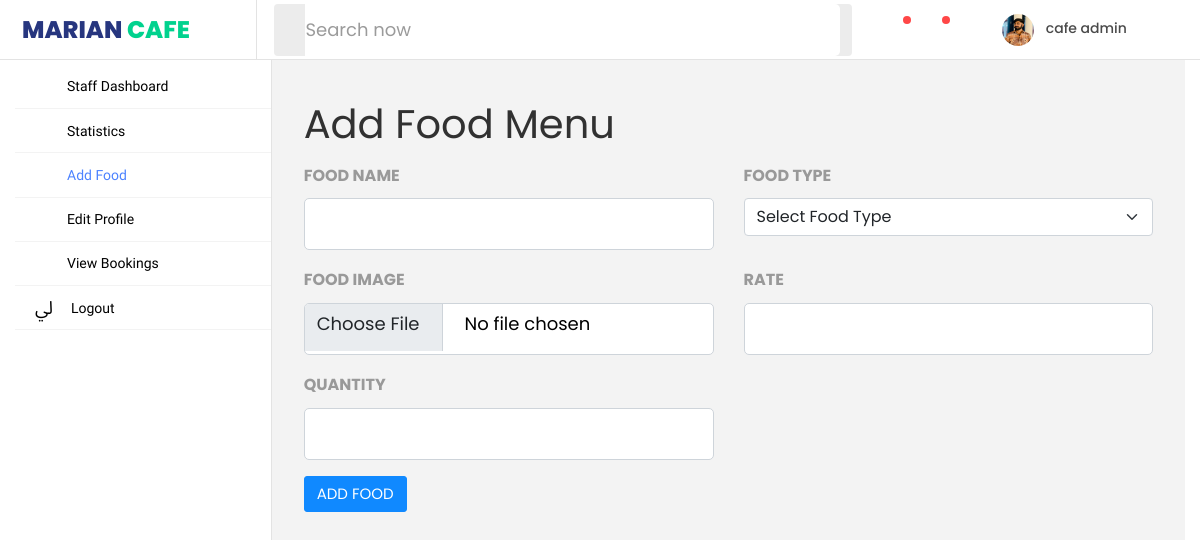
Screenshot of /add_menu (signed in) with the database file from the repository.
### cafeapp/models.py (models this page shows, shortened)
class Staff(models.Model):
    name = models.CharField(max_length=100)
    email=models.CharField(max_length=50,default='nothing')
    license = models.ImageField(upload_to='license/',default='nothing')
    password =models.CharField(max_length=18,default='nothing')
    image=models.ImageField(upload_to='drimg/',default='nothing')
    address=models.CharField(max_length=100,default='nothing')
    phone=models.IntegerField(default='1')
    status=models.CharField(max_length=20,default='Not Verified')
    is_verified = models.BooleanField('Is Verified', default=False)

### cafeapp/views.py (the view, shortened to what this page needs)
# urls.py: path('add_menu',views.add_food),
def add_food(request):
    id=request.session['id']
    user=Staff.objects.filter(id=id)
    return render(request, 'cafeapp/add_food.html',{'user':user})

### cafeapp/templates/cafeapp/add_food.html (shortened to what this page needs)
{% extends 'staff_base.html' %}
{% load static %}
{% block background %} {% endblock %}
{% block body %}
<div class="container">
  <h1>Add Food Menu</h1>
  <form method="POST" enctype="multipart/form-data">
    <div class="row">
      <div class="col-md-6 mb-3">
        <label for="name" class="form-label font-weight-bold text-uppercase">FOOD NAME</label>
        <input type="text" class="form-control" id="name" name="name" required
               pattern="[a-zA-Z0-9\s]{2,100}" title="Please enter a valid food name. (2-100 alphanumeric characters)">
      </div>
      <div class="col-md-6 mb-3">
        <label for="ftype" class="form-label font-weight-bold text-uppercase">FOOD TYPE</label>
        <select class="form-select" id="ftype" name="ftype" required>
          <option value="">Select Food Type</option>
        </select>
      </div>
    </div>
    <div class="row">
      <div class="col-md-6 mb-3">
        <label for="image" class="form-label font-weight-bold text-uppercase">FOOD IMAGE</label>
        <input type="file" class="form-control" id="image" name="image" accept="image/*" required>
      </div>
      <div class="col-md-6 mb-3">
        <label for="rate" class="form-label font-weight-bold text-uppercase">RATE</label>
        <input type="number" class="form-control" id="rate" name="rate" required
               pattern="[0-9]+" title="Please enter a valid rate. (Only digits)">
      </div>
    </div>
    <div class="row">
      <div class="col-md-6 mb-3">
        <label for="quantity" class="form-label font-weight-bold text-uppercase">QUANTITY</label>
        <input type="number" class="form-control" id="quantity" name="quantity" required
               pattern="[0-9]+" title="Please enter a valid quantity. (Only digits)">
      </div>
    </div>
    <div class="row">
      <div class="col-12">
        <button type="submit" class="btn btn-primary">ADD FOOD</button>
      </div>
    </div>
  </form>
</div>
{% endblock %}

### cafeapp/templates/staff_base.html (shortened to what this page needs)
{% load static %}
<!DOCTYPE html>
<html lang="en">
<head>
{% include 'include/head.html' %}
</head>
<body {% block background %}{% endblock %}>
    <nav class="navbar col-lg-12 col-12 p-0 fixed-top d-flex flex-row">
      <div class="navbar-brand-wrapper d-flex justify-content-center">
        <div class="navbar-brand-inner-wrapper d-flex justify-content-between align-items-center w-100">
          <a class="navbar-brand" href="/staff_home">MARIAN <span>CAFE</span></a>
          <button class="navbar-toggler navbar-toggler align-self-center" type="button" data-toggle="minimize">
            <span class="mdi mdi-sort-variant"></span>
          </button>
        </div>
      </div>
      <div class="navbar-menu-wrapper d-flex align-items-center justify-content-end">
        <ul class="navbar-nav mr-lg-4 w-100">
          <li class="nav-item nav-search d-none d-lg-block w-100">
            <div class="input-group">
              <div class="input-group-prepend">
                <span class="input-group-text" id="search">
                  <i class="mdi mdi-magnify"></i>
                </span>
              </div>
              <input type="text" class="form-control" placeholder="Search now" aria-label="search" aria-describedby="search">
            </div>
          </li>
        </ul>
        <ul class="navbar-nav navbar-nav-right">
          <li class="nav-item dropdown me-1">
            <a class="nav-link count-indicator dropdown-toggle d-flex justify-content-center align-items-center" id="messageDropdown" href="#" data-bs-toggle="dropdown">
              <i class="mdi mdi-message-text mx-0"></i>
              <span class="count"></span>
            </a>
          <li class="nav-item dropdown me-4">
            <a class="nav-link count-indicator dropdown-toggle d-flex align-items-center justify-content-center notification-dropdown" id="notificationDropdown" href="#" data-bs-toggle="dropdown">
              <i class="mdi mdi-bell mx-0"></i>
              <span class="count"></span>
            </a>
          </li>{% for i in user %}
          <li class="nav-item nav-profile dropdown">
            <a class="nav-link dropdown-toggle" href="#" data-bs-toggle="dropdown" id="profileDropdown">
              <img src="{{i.image.url}}" alt="profile"/>
              <span class="nav-profile-name">{{i.name}}</span>
            </a>{% endfor %}
          </li>
        </ul>
      </div>
    </nav>
    <div class="container-fluid page-body-wrapper">
      <nav class="sidebar sidebar-offcanvas" id="sidebar">
        <ul class="nav">
          <li class="nav-item">
            <a class="nav-link" href="/staff_home">
              <i class="mdi mdi-home menu-icon"></i>
              <span class="menu-title">Staff Dashboard</span>
            </a>
          </li>
          <li class="nav-item">
            <a class="nav-link" href="/statastics">
              <i class="mdi mdi-chart-pie menu-icon"></i>
              <span class="menu-title">Statistics</span>
            </a>
          </li>
          <li class="nav-item">
            <a class="nav-link" href="/add_menu">
              <i class="mdi mdi-view-headline menu-icon"></i>
              <span class="menu-title">Add Food</span>
            </a>
          </li>
          <li class="nav-item">
            <a class="nav-link" href="/edit-staff">
              <i class="mdi mdi-chart-pie menu-icon"></i>
              <span class="menu-title">Edit Profile</span>
            </a>
          </li>
          <li class="nav-item">
            <a class="nav-link" href="/viewbookings">
              <i class="mdi mdi-grid-large menu-icon"></i>
              <span class="menu-title">View Bookings</span>
            </a>
          </li>
          <li class="nav-item">
            <a class="nav-link" href="/logout">
              <i class="mdi mdi-emoticon menu-icon"></i>
              <span class="menu-title">Logout</span>
            </a>
          </li>
        </ul>
      </nav>
      <div class="main-panel">
        <div class="content-wrapper">
</body>
</html>
{% block body %}{% endblock %}

### cafeapp/templates/staff_base.html (style rules this page uses)
.navbar-brand span { color: #01d28e; }

### rows the page displays
Staff: image (picture), name "cafe admin"
